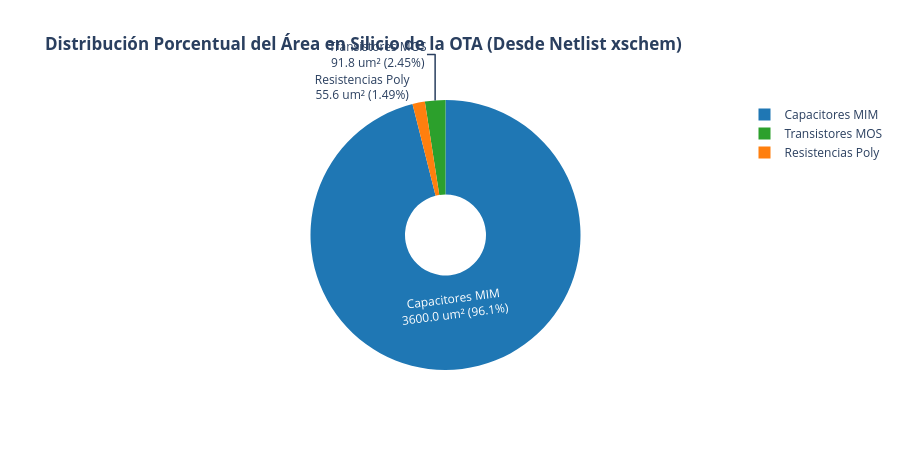

Write notebook code for a chart like this one.
### Code cell
# ==============================================================================
# ENCABEZADO: Estimación y Desglose Dinámico de Área Física en Silicio
# DESCRIPCIÓN: Escanea el netlist OTA.spice guardado en /headless/.xschem/simulations
#              para extraer las dimensiones exactas W, L, nf, mult de cada dispositivo.
# ==============================================================================

import re
import pandas as pd
import numpy as np
import plotly.graph_objects as go

spice_file = os.path.join(sim_dir, "OTA.spice")
if not os.path.exists(spice_file):
    spice_file = os.path.join(sim_dir, "OTA_tb.spice")
if not os.path.exists(spice_file):
    spice_file = os.path.join(xschem_dir, "OTA.spice")

with open(spice_file, 'r') as f:
    spice_content = f.read()

ota_subckt_m = re.search(r'\.subckt OTA\b.*?\n(.*?)\n\.ends', spice_content, re.DOTALL)
ota_body = ota_subckt_m.group(1) if ota_subckt_m else spice_content

instances = re.findall(r'^\s*(X\w+|C\w+|R\w+)\s+(.*?)$', ota_body, re.MULTILINE)

comp_list = []

for name, params in instances:
    if name.startswith('p') or 'ipin' in params or 'opin' in params:
        continue
        
    clean_name = name[1:] if name.startswith('X') else name
    
    w_m = re.search(r'\bW=([\d\.]+)', params, re.IGNORECASE)
    l_m = re.search(r'\bL=([\d\.]+)', params, re.IGNORECASE)
    nf_m = re.search(r'\bnf=([\d\.]+)', params, re.IGNORECASE)
    mult_m = re.search(r'\b(mult|m|MF)=([\d\.]+)', params, re.IGNORECASE)
    
    w = float(w_m.group(1)) if w_m else 1.0
    l = float(l_m.group(1)) if l_m else 0.5
    nf = int(nf_m.group(1)) if nf_m else 1
    mult = float(mult_m.group(2)) if mult_m else 1.0
    
    if 'res' in params or clean_name.startswith('R'):
        tipo = 'Resistencia Poly'
    elif 'cap' in params or clean_name.startswith('C'):
        tipo = 'Capacitor MIM'
    else:
        tipo = 'Transistor MOS'
        
    area_wl = w * l * mult
    comp_list.append({
        'Componente': clean_name,
        'Tipo': tipo,
        'W [um]': w,
        'L [um]': l,
        'nf': nf,
        'mult / MF': mult,
        'Área W×L [um²]': round(area_wl, 2)
    })

df_area = pd.DataFrame(comp_list)

area_mos_sum = df_area[df_area['Tipo'] == 'Transistor MOS']['Área W×L [um²]'].sum()
area_res_sum = df_area[df_area['Tipo'] == 'Resistencia Poly']['Área W×L [um²]'].sum()
area_cap_sum = df_area[df_area['Tipo'] == 'Capacitor MIM']['Área W×L [um²]'].sum()

area_bruta = area_mos_sum + area_res_sum + area_cap_sum
factor_overhead = 1.25  # Overhead 25% por interconexiones, contactos y guardrings
area_estimada_layout = area_bruta * factor_overhead

print("=== DESGLOSE DINÁMICO DE ÁREA FÍSICA DESDE EL NETLIST EN /HEADLESS/.XSCHEM/SIMULATIONS ===")
display(df_area)

print("\n=== RESUMEN GLOBAL DE ÁREA ===")
print(f"• Área Transistores MOS (W×L):   {area_mos_sum:8.2f} um²  ({(area_mos_sum/area_bruta*100) if area_bruta else 0:5.1f}%)")
print(f"• Área Resistencias Poly (W×L):  {area_res_sum:8.2f} um²  ({(area_res_sum/area_bruta*100) if area_bruta else 0:5.1f}%)")
print(f"• Área Capacitores MIM (W×L):    {area_cap_sum:8.2f} um²  ({(area_cap_sum/area_bruta*100) if area_bruta else 0:5.1f}%)")
print(f"-------------------------------------------------------------")
print(f"• Área Bruta Componentes (W×L):  {area_bruta:8.2f} um²")
print(f"• Área Estimada Layout (1.25x):  {area_estimada_layout:8.2f} um²  ({area_estimada_layout/1e6:.6f} mm²)")
print(f"• Dimensión Cuadrada Est.:      {np.sqrt(area_estimada_layout):.1f} um x {np.sqrt(area_estimada_layout):.1f} um")

pie_labels = []
pie_values = []

if area_cap_sum > 0:
    pie_labels.append('Capacitores MIM')
    pie_values.append(area_cap_sum)
if area_res_sum > 0:
    pie_labels.append('Resistencias Poly')
    pie_values.append(area_res_sum)
if area_mos_sum > 0:
    pie_labels.append('Transistores MOS')
    pie_values.append(area_mos_sum)

fig_pie = go.Figure(data=[go.Pie(
    labels=pie_labels,
    values=pie_values,
    hole=.3,
    marker_colors=['#1f77b4', '#ff7f0e', '#2ca02c'],
    textinfo='label+percent+value',
    texttemplate='%{label}<br>%{value:.1f} um² (%{percent})'
)])

fig_pie.update_layout(
    title_text="<b>Distribución Porcentual del Área en Silicio de la OTA (Desde Netlist xschem)</b>",
    template="plotly_white",
    height=450
)
fig_pie.show()

### Figure 1 — Plotly figure (JSON) as saved in the notebook; plotly's stock layout.template omitted (floating-point values rounded to 4 significant figures)
{"data": [{"hole": 0.3, "labels": ["Capacitores MIM", "Resistencias Poly", "Transistores MOS"], "marker": {"colors": ["#1f77b4", "#ff7f0e", "#2ca02c"]}, "textinfo": "label+percent+value", "texttemplate": "%{label}<br>%{value:.1f} um² (%{percent})", "type": "pie", "values": [3600, 55.65, 91.75]}], "layout": {"height": 450, "title": {"text": "<b>Distribución Porcentual del Área en Silicio de la OTA (Desde Netlist xschem)</b>"}}}
